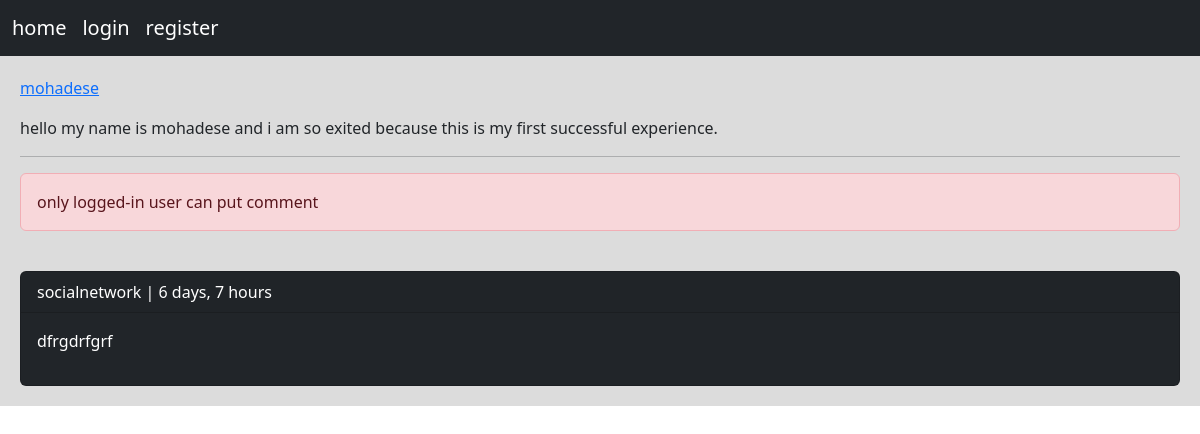
/post/9/hello-my-name-is-mohadese-and/, run on the app's committed database.
### home/models.py (models this page shows, shortened)
class Post(models.Model):
    user = models.ForeignKey(User, on_delete=models.CASCADE)
    created = models.DateTimeField(auto_now_add=True)
    slug = models.SlugField()
    body = models.TextField()
    updated = models.DateTimeField(auto_now=True)
    class Meta:
        ordering = ('-created',)

class Comment(models.Model):
    user = models.ForeignKey(User, on_delete=models.CASCADE, related_name='ucomment')
    post = models.ForeignKey(Post, on_delete=models.CASCADE, related_name='pcomment')
    replay = models.ForeignKey('Comment', on_delete=models.CASCADE, related_name='rcomment', blank=True, null=True)
    is_replay = models.BooleanField(default=False)
    body = models.TextField(max_length=400)
    created = models.DateTimeField(auto_now_add=True)

### home/views.py (the view, shortened to what this page needs)
# urls.py: path('post/<int:post_id>/<slug:post_slug>/', views.PostDetailView.as_view(), name='post_detail'),
class PostDetailView(View):
    form_class = CommentCreatForm
    form_class_replay = ReplyCommentForm
    def setup(self, request, *args, **kwargs):
        self.post_instance = get_object_or_404(Post, pk=kwargs['post_id'], slug=kwargs['post_slug'])
        return super().setup(request, *args, **kwargs)
    def get(self, request, *args, **kwargs):
        comments = self.post_instance.pcomment.filter(is_replay=False)
        return render(request, 'home/detail.html', {'post': self.post_instance, 'comments': comments,
                                                    'form': self.form_class, 'replay_form': self.form_class_replay})

### home/templates/home/detail.html (shortened to what this page needs)
{% extends 'base.html' %}
{% block content %}
    <p><a href="{% url 'user_profile' post.user.id %}">{{ post.user }}</a></p>
    <p>{{ post.body }}</p><hr>
    {% if request.user.is_authenticated %}
        <a href="{% url 'post_like' post.id %}" class="btn btn-primary">Like {{ post.liks_count }}</a>
        <form action="" method="post">
            {% csrf_token %}
            {{ form.as_p }}
            <input type="submit" value="send">
        </form><br>
    {% else %}
        <p class="alert alert-danger">only logged-in user can put comment</p>
    {% endif %}
    {% for comment in comments %}<br>
        <div class="card bg-dark text-white">
            <p class="card-header">{{ comment.user }} | {{ comment.created|timesince }}</p>
            <p class="card-body">{{ comment.body }}</p>
        </div>
    {% empty %}
        <p>no comment yet</p>
    {% endfor %}
{% endblock %}

### data on the page
Post: user "mohadese", body "hello my name is mohadese and i am so exited because this is my first successful experience."
Comment: user "socialnetwork", created "6 days, 7 hours", body "dfrgdrfgrf"
